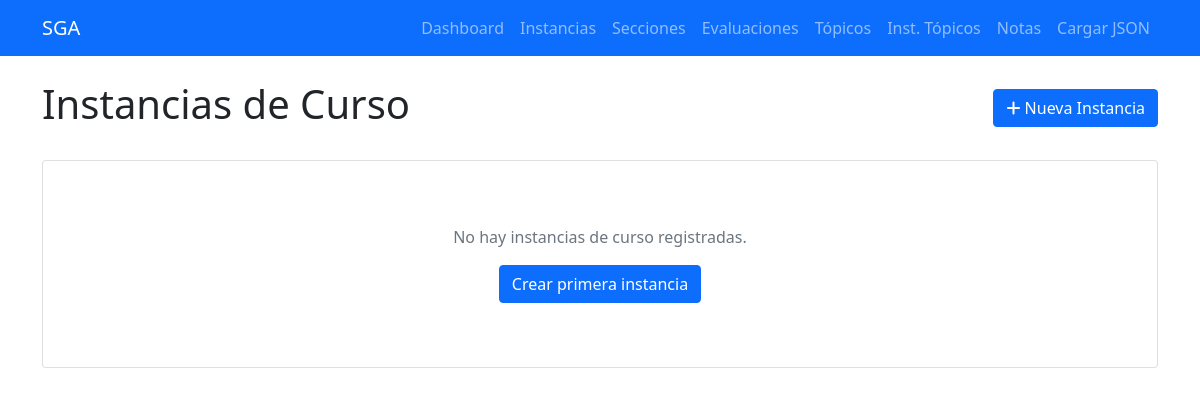
/instancias-curso, run on an earlier commit of the app's database.
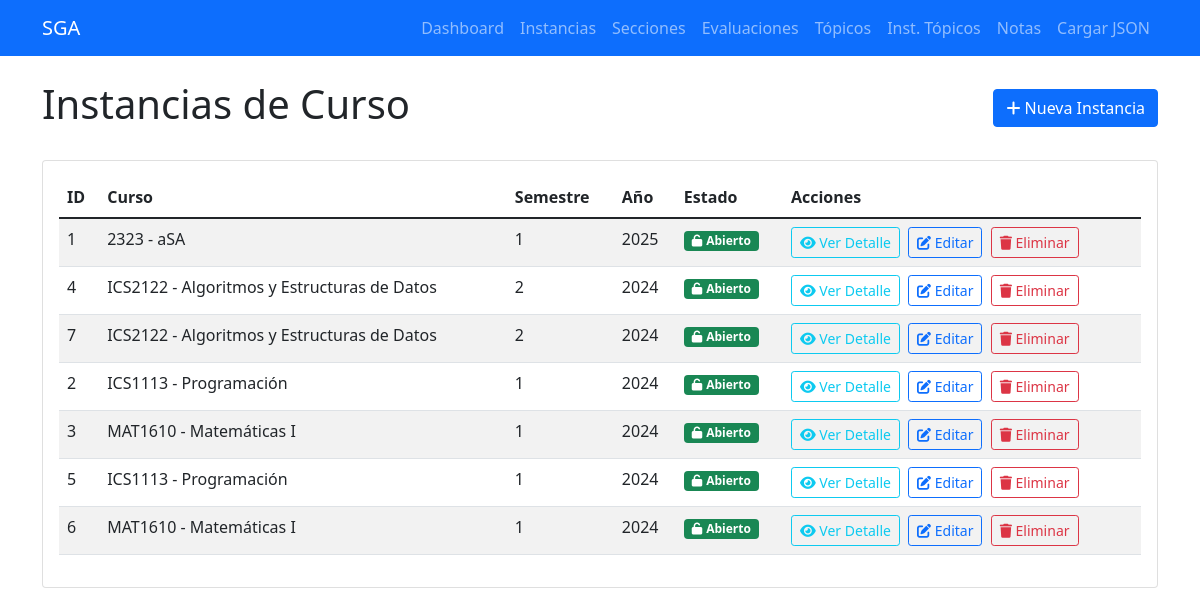
And on a later commit of the database.
### tables this page shows
CREATE TABLE instancias_curso (
            id INTEGER PRIMARY KEY AUTOINCREMENT,
            semestre INTEGER NOT NULL,
            anio INTEGER NOT NULL,
            curso_id INTEGER NOT NULL,
            created_at TIMESTAMP DEFAULT CURRENT_TIMESTAMP,
            FOREIGN KEY (curso_id) REFERENCES cursos (id) ON DELETE CASCADE
        );

CREATE TABLE cursos (
            id INTEGER PRIMARY KEY AUTOINCREMENT,
            codigo TEXT UNIQUE NOT NULL,
            nombre TEXT NOT NULL,
            requisitos TEXT,
            created_at TIMESTAMP DEFAULT CURRENT_TIMESTAMP
        );

### routes/instancia_curso_routes.py (the view)
@instancia_curso_bp.route('/instancias-curso')
def listar_instancias():
    instancias = InstanciaCurso.obtener_todos()
    return render_template('instancias_curso/listar.html', instancias=instancias)

### db/database.py (called while the page is built)
def get_connection():
    return sqlite3.connect(DATABASE_PATH)

def execute_query(query, params=None):
    conn = get_connection()
    cursor = conn.cursor()
    if params:
        cursor.execute(query, params)
    else:
        cursor.execute(query)
    if query.strip().upper().startswith('SELECT'):
        results = cursor.fetchall()
    else:
        conn.commit()
        results = cursor.lastrowid
    conn.close()
    return results

### models/instancia_curso.py (called while the page is built)
    @classmethod
    def obtener_todos(cls):
        query = """
        SELECT ic.id, ic.semestre, ic.anio, ic.curso_id, c.codigo, c.nombre
        FROM instancias_curso ic
        JOIN cursos c ON ic.curso_id = c.id
        ORDER BY ic.anio DESC, ic.semestre DESC
        """
        resultados = execute_query(query)
        return [
            {
                'id': fila[0],
                'semestre': fila[1],
                'anio': fila[2],
                'curso_id': fila[3],
                'curso_codigo': fila[4],
                'curso_nombre': fila[5]
            }
            for fila in resultados
        ]

### templates/instancias_curso/listar.html (shortened to what this page needs)
{% extends "base.html" %}
{% block content %}
<div class="d-flex justify-content-between align-items-center mb-4">
    <h1>Instancias de Curso</h1>
    <a href="{{ url_for('instancia_curso.crear_instancia') }}" class="btn btn-primary">
        <i class="fas fa-plus"></i> Nueva Instancia
    </a>
</div>
<div class="card">
    <div class="card-body">
        {% if instancias %}
            <div class="table-responsive">
                <table class="table table-striped">                    <thead>
                        <tr>
                            <th>ID</th>
                            <th>Curso</th>
                            <th>Semestre</th>
                            <th>Año</th>
                            <th>Estado</th>
                            <th>Acciones</th>
                        </tr>
                    </thead>
                    <tbody>
                        {% for instancia in instancias %}
                        <tr>
                            <td>{{ instancia.id }}</td>
                            <td>{{ instancia.curso_codigo }} - {{ instancia.curso_nombre }}</td>
                            <td>{{ instancia.semestre }}</td>
                            <td>{{ instancia.anio }}</td>
                            <td>
                                {% if instancia.cerrado %}
                                    <span class="badge bg-danger">
                                        <i class="fas fa-lock me-1"></i>Cerrado
                                    </span>
                                    {% if instancia.fecha_cierre %}
                                    <br><small class="text-muted">{{ instancia.fecha_cierre }}</small>
                                    {% endif %}
                                {% else %}
                                    <span class="badge bg-success">
                                        <i class="fas fa-unlock me-1"></i>Abierto
                                    </span>
                                {% endif %}
                            </td>                            <td>
                                <a href="{{ url_for('instancia_curso.detalle_curso', id=instancia.id) }}"
                                   class="btn btn-sm btn-outline-info me-1">
                                    <i class="fas fa-eye"></i> Ver Detalle
                                </a>
                                {% if instancia.cerrado %}
                                    <span class="text-muted">
                                        <i class="fas fa-lock"></i> Curso cerrado
                                    </span>
                                {% else %}
                                    <a href="{{ url_for('instancia_curso.editar_instancia', id=instancia.id) }}"
                                       class="btn btn-sm btn-outline-primary me-1">
                                        <i class="fas fa-edit"></i> Editar
                                    </a>
                                    <form method="POST" action="{{ url_for('instancia_curso.eliminar_instancia', id=instancia.id) }}"
                                          class="d-inline" onsubmit="return confirm('¿Estás seguro?')">
                                        <button type="submit" class="btn btn-sm btn-outline-danger">
                                            <i class="fas fa-trash"></i> Eliminar
                                        </button>
                                    </form>
                                {% endif %}
                            </td>
                        </tr>
                        {% endfor %}
                    </tbody>
                </table>
            </div>
        {% else %}
            <div class="text-center py-5">
                <p class="text-muted">No hay instancias de curso registradas.</p>
                <a href="{{ url_for('instancia_curso.crear_instancia') }}" class="btn btn-primary">
                    Crear primera instancia
                </a>
            </div>
        {% endif %}
    </div>
</div>
{% endblock %}

### templates/base.html (shortened to what this page needs)
<!DOCTYPE html>
<html lang="es">
<head>
    <link href="https://cdn.jsdelivr.net/npm/bootstrap@5.1.3/dist/css/bootstrap.min.css" rel="stylesheet">
    <link href="https://cdnjs.cloudflare.com/ajax/libs/font-awesome/6.0.0/css/all.min.css" rel="stylesheet">
</head>
<body>
    <nav class="navbar navbar-expand-lg navbar-dark bg-primary">
        <div class="container">
            <a class="navbar-brand" href="{{ url_for('index') }}">SGA</a>
            <div class="navbar-nav">
                <a class="nav-link" href="/">Dashboard</a>
                <a class="nav-link" href="/instancias-curso">Instancias</a>
                <a class="nav-link" href="/secciones">Secciones</a>
                <a class="nav-link" href="/evaluaciones">Evaluaciones</a>
                <a class="nav-link" href="/topicos">Tópicos</a>
                <a class="nav-link" href="/instancias-topico">Inst. Tópicos</a>
                <a class="nav-link" href="/notas">Notas</a>
                <a class="nav-link" href="/cargar-json">Cargar JSON</a>
            </div>
        </div>
    </nav>
    <div class="container mt-4">
        {% block content %}{% endblock %}
    </div>
</body>
</html>

What changed in the data, as far as the page shows it:
added instancias_curso: id "1", curso_codigo "2323", curso_nombre "aSA", semestre "1", anio "2025"
added instancias_curso: id "4", curso_codigo "ICS2122", curso_nombre "Algoritmos y Estructuras de Datos", semestre "2", anio "2024"
added instancias_curso: id "7", curso_codigo "ICS2122", curso_nombre "Algoritmos y Estructuras de Datos", semestre "2", anio "2024"
added instancias_curso: id "2", curso_codigo "ICS1113", curso_nombre "Programación", semestre "1", anio "2024"
added instancias_curso: id "3", curso_codigo "MAT1610", curso_nombre "Matemáticas I", semestre "1", anio "2024"
added instancias_curso: id "5", curso_codigo "ICS1113", curso_nombre "Programación", semestre "1", anio "2024"
added instancias_curso: id "6", curso_codigo "MAT1610", curso_nombre "Matemáticas I", semestre "1", anio "2024"
Also different on the page:
text no longer shown: "No hay instancias de curso registradas. Crear primera instancia"
text now shown: "ID Curso Semestre Año Estado Acciones"
